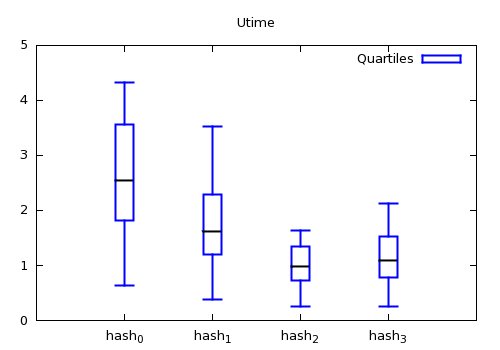

Write gnuplot code to recreate this figure.
set terminal pngcairo  transparent enhanced font "arial,10" fontscale 1.0 size 500, 350 
set output 'box_utime.png'
set boxwidth 0.2 absolute
set title "Utime" 
set xrange [ 0 : 5]
set yrange [ 0 : 5] 
plot 'box_utime_x06.dat' using 1:3:2:6:5:xticlabels(7) with candlesticks lt 3 lw 2 title 'Quartiles' whiskerbars,      ''                 using 1:4:4:4:4 with candlesticks lt -1 lw 2 notitle
